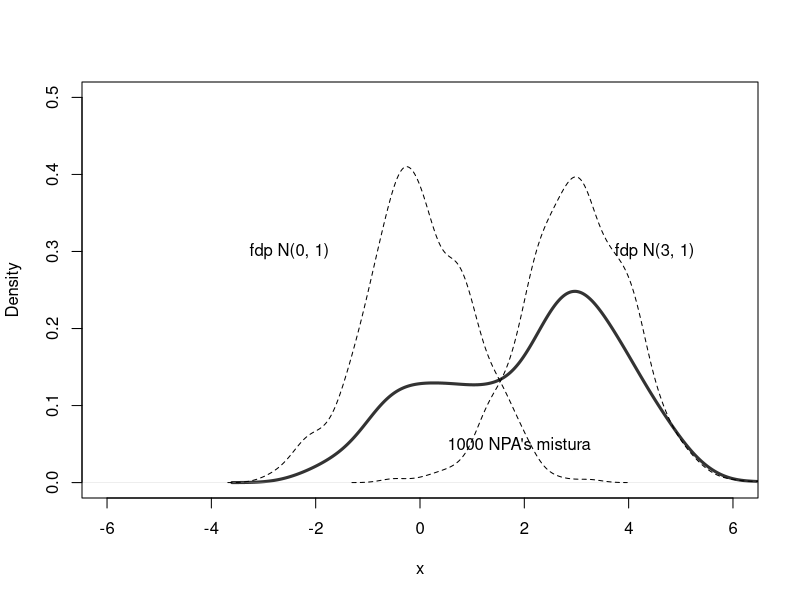
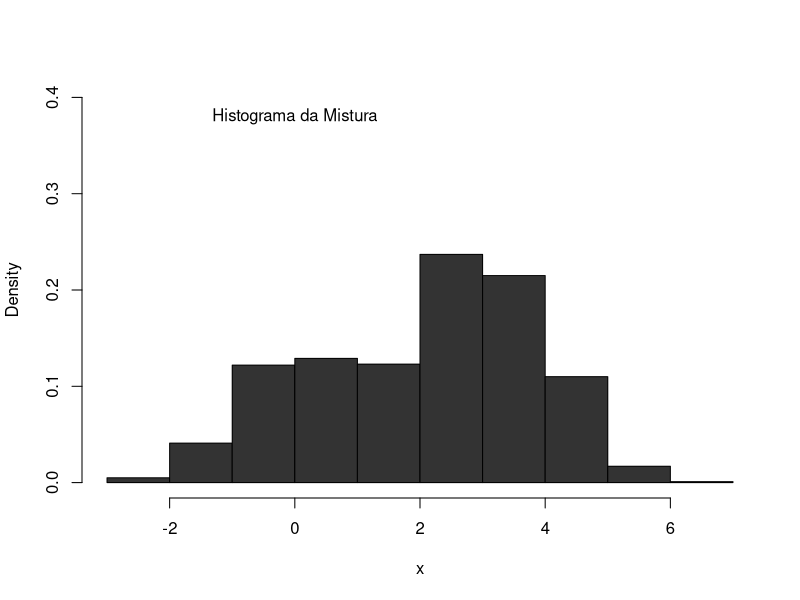

Write the R code that produced these figures, in order.
## ---- chunk 1
n  <- 1000
nu <- 2
X <- matrix(rnorm(n * nu), n, nu) ^ 2
y <- rowSums(X)
# y <- apply(X, MARGIN = 1, sum)

mean(y)
var(y)

## ---- chunk 2
n <- 1000
mu <- c(0, 3)
k <- sample(1:2, size = n, replace = TRUE, prob = c(1 / 3, 2 / 3))
m <- mu[k]

x <- rnorm(n, m, 1)

plot(density(x), xlim = c(-6, 6), ylim = c(0, .5), lwd = 3,
	 xlab = "x", main = "", col = "grey20")
text(1.9, 0.05, "1000 NPA's mistura")
for (i in 1:2) {
	lines(density(rnorm(n, mu[i], 1)), lty = 2)
}
text(-2.5, 0.3, "fdp N(0, 1)")
text(4.5, 0.3, "fdp N(3, 1)")

hist(x, prob = TRUE, main = NULL, ylim = c(0, 0.4), col = "grey20")
text(0, 0.38, "Histograma da Mistura")

## ---- chunk 3
n <- 10000
theta = mean(exp(-runif(n)))
theta
## ---- chunk 4
m <- 10000
x <- runif(m, 2, 4)
theta <- mean(exp(-x)) * (4 - 2)
theta
## ---- chunk 5
a <- 4.5
for (i in 5:7) {
	N <- 10 ^ i
	z <- rnorm(N)
	p.hat <- sum(z > a) / N
	p <- pnorm(-a)
	dif <- abs(sum(z > a) / N - p)
	# mylist <- list(N = N, p.hat = p.hat, p = p, dif = dif)
	# print(mylist)
	print(c(N = N, p.hat = p.hat, p = p, dif = dif))
}
